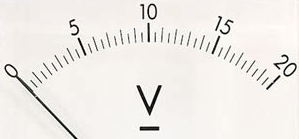
#> input picture input.png, 299 x 139 px
$ python main.py
#> lines starting #> are read from the running program, lines starting #| are printed output that depends on the picture
def exp(i, j):
    m = min(i, j)
    n = max(i, j)
    return math.exp(m) - 1, math.exp(n) - 1

def filter_(foutput, i, j):
    return np.where((exp(i, j)[0] < foutput) & (foutput < exp(i, j)[1]) | (-exp(i, j)[1] < foutput) & (foutput < -exp(i, j)[0]), foutput, 0)

def update(val):
    foutput = filter_(foutput_, smin.val, smax.val)
    output = ifft2(foutput)
    cv2.imshow("test", output.astype("uint8"))
    cv2.waitKey(10)

###
"""
def fft2(image):
    tf_image = tf.placeholder(shape=image.shape, dtype=tf.complex64)
    tf_fimage = tf.signal.fft2d(tf_image)
    session = tf.InteractiveSession()
    return session.run([tf_fimage,tf_image], feed_dict={tf_image:image})[0]

def ifft2(fimage):
    tf_fimage = tf.placeholder(shape=fimage.shape, dtype=tf.complex64)
    tf_image = tf.signal.ifft2d(tf_fimage)
    session = tf.InteractiveSession()
    return session.run([tf_image,tf_fimage], feed_dict={tf_fimage:fimage})[0]
"""
###

import math
import numpy as np
from numpy.fft import fft2, ifft2
#import tensorflow as tf
import cv2
from scipy import stats, ndimage
#import pylab as pl
import matplotlib
import matplotlib.pyplot as pl
from matplotlib.widgets import Slider
matplotlib.use('TkAgg')

axmin = pl.axes([0.25, 0.1, 0.65, 0.03])
axmax = pl.axes([0.25, 0.15, 0.65, 0.03])

image = cv2.imread("input.png", 0)
#> image: shape (139, 299); min 0, max 255, mean 235.4
image = cv2.fastNlMeansDenoising(image, None, 10, 7, 21)
cv2.imwrite("denoise_input.png", image)
fimage = fft2(image)
foutput_ = fimage
fimage = np.log(np.abs(fimage) + 1)
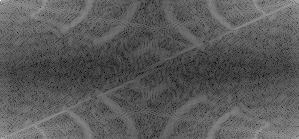
#> fimage: shape (139, 299) float64; min 3.01, max 16.1, mean 7.65; drawn with min black and max white
fimage_ = fimage
fimage = fimage / np.amax(fimage) * 255
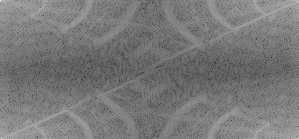
#> fimage: shape (139, 299) float64; min 47.74, max 255, mean 121.1
cv2.imwrite("result.png", fimage)

h = fimage_.flatten()
fit = stats.norm.pdf(h, np.mean(h), np.std(h))
fig, ax = pl.subplots()
pl.subplots_adjust(left=0.25, bottom=0.25)
pl.plot(h,fit,'-o', linestyle="None")
pl.hist(h,density=True)
ax.margins(x=0)
smin = Slider(axmin, 'min', np.min(h), np.max(h), valinit=0)
smax = Slider(axmax, 'max', np.min(h), np.max(h), valinit=0)
smin.on_changed(update)
smax.on_changed(update)
pl.show()
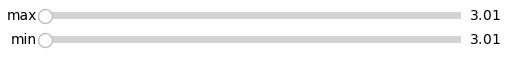
#> figure drawn by matplotlib, 2 panels
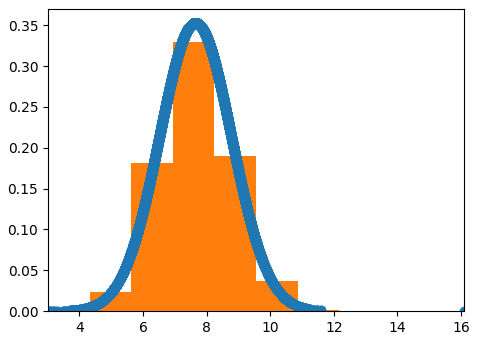
#> figure drawn by matplotlib, 1 panel; tallest bar 0.33 high, from x = 6.94 to 8.25
#pl.savefig("distribution.png")
#pl.clf()
